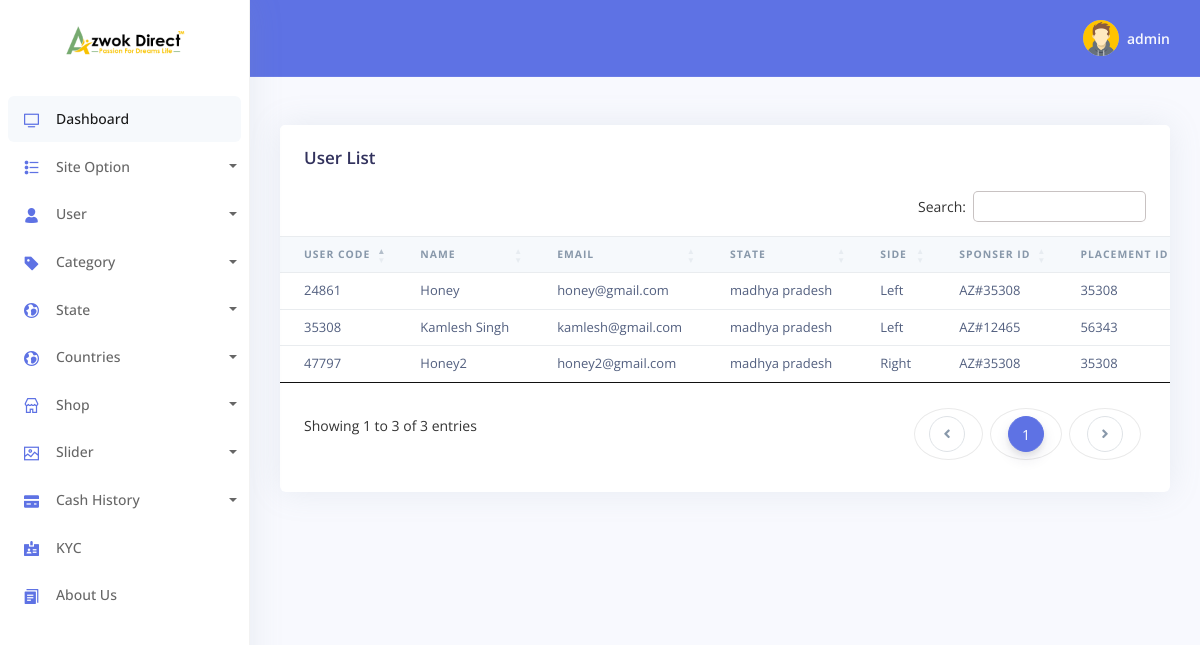
The app's page /admin/Team.php?did=56343 (signed in) with its own data.
### tables this page shows
CREATE TABLE `tbl_logo` (
  `id` int NOT NULL,
  `logo` varchar(240) NOT NULL,
  `front` varchar(240) NOT NULL
);

CREATE TABLE `tbl_users` (
  `uid` int NOT NULL,
  `customId` varchar(240) DEFAULT NULL,
  `name` varchar(240) NOT NULL,
  `email` varchar(240) NOT NULL,
  `mobile` varchar(240) DEFAULT NULL,
  `address` varchar(240) DEFAULT NULL,
  `nominee` varchar(240) DEFAULT NULL,
  `relation` varchar(240) DEFAULT NULL,
  `password` varchar(240) NOT NULL,
  `pin` varchar(240) NOT NULL DEFAULT '0',
  `state` varchar(240) NOT NULL,
  `country` varchar(200) NOT NULL,
  `sponserId` varchar(240) NOT NULL DEFAULT '1',
  `placementId` varchar(240) NOT NULL DEFAULT '0',
  `side` varchar(240) NOT NULL DEFAULT '1',
  `rightSide` varchar(240) NOT NULL DEFAULT '0',
  `leftSide` varchar(240) NOT NULL DEFAULT '0',
  `leftCount` int NOT NULL DEFAULT '0',
  `rightCount` int NOT NULL DEFAULT '0',
  `blance` varchar(240) NOT NULL DEFAULT '0',
  `regDate` datetime DEFAULT CURRENT_TIMESTAMP,
  `status` varchar(240) NOT NULL DEFAULT '0',
  `eligible` int NOT NULL DEFAULT '0',
  `birth` varchar(240) DEFAULT NULL,
  `selfPurches` varchar(240) DEFAULT NULL,
  `gender` varchar(240) NOT NULL
);

### config/Functions.php (called while the page is built, shortened)
<?php
     class Functions{
          public $host=	DB_HOST;
		public $user=	DB_USER;
		public $pass=	DB_PASS;
          public $name= 	DB_NAME;
          public $link;
          public function dbConnect(){
               $this->link= new mysqli($this->host,$this->user,$this->pass,$this->name);
          }
          public function select($query){
               $exicute=$this->link->query($query) or die(mysqli_error($this->link));
               if($exicute->num_rows>0){
                    return $exicute;
               }else{
                    return false;
               }
          }
     }

### Classes/admin/Siteinfo.php (called while the page is built, shortened)
<?php
     class Siteinfo{
             private $db;
             public function __construct(){
                  $this->db=new Functions();
             }
          public function getLogo(){
               $query="SELECT * from tbl_logo";
               $exicute=$this->db->select($query);
               if($exicute){
                    return $exicute;
                }else{
                     return false;
                }
          }
     }

### Classes/admin/User.php (the view, shortened to what this page needs)
<?php
     class User{
             private $db;
             public function __construct(){
                  $this->db=new Functions();
             }
                   public function myTeam($log_id){
               $query="SELECT * FROM tbl_users where customId='$log_id'";
                $exicute=$this->db->select($query);
                if($exicute){
                     $value=$exicute->fetch_assoc();
                }
                $lft=$value['leftSide'];
                if($lft!=0){
                     $sql="select * from tbl_users where customId='$lft'";
                     $exicute2=$this->db->select($sql);
                     if($exicute2){
                          $vl=$exicute2->fetch_assoc();
                     }
                     echo '<tr>
                          <td>'.$vl["customId"].'</td>
                          <td>'.$vl["name"].'</td>
                          <td>'.$vl["email"].'</td>
                          <td>'.$vl["state"].'</td>
                          <td>Left</td>
                          <td>AZ#'.$vl["sponserId"].'</td>
                          <td>'.$vl["placementId"].'</td>
                     </tr>';
                }
               $rt =$value['rightSide'];
                if($rt!=0){
                    $sql2="select * from tbl_users where customId='$rt'";
                     $exicute3=$this->db->select($sql2);
                    if($exicute3){
                         $vl2=$exicute3->fetch_assoc();
                    }
                   echo '<tr>
                          <td>'.$vl2["customId"].'</td>
                          <td>'.$vl2["name"].'</td>
                          <td>'.$vl2["email"].'</td>
                          <td>'.$vl2["state"].'</td>
                          <td>Right</td>
                          <td>AZ#'.$vl2["sponserId"].'</td>
                          <td>'.$vl2["placementId"].'</td>
                     </tr>';
               }
                if($lft!=0){
                     $b=$value['leftSide'];
                     $this->myTeam($b);
                }
     }
     }

### admin/template/sidebar.php (shortened to what this page needs)
<body>
  <nav class="sidenav navbar navbar-vertical  fixed-left  navbar-expand-xs navbar-light bg-white" id="sidenav-main">
    <div class="scrollbar-inner">
      <div class="sidenav-header  align-items-center">
        <a class="navbar-brand" href="../index.php">
          <?php
            $result=$site->getLogo();
            if($result){
              while($value=$result->fetch_assoc()){
          ?>
          <img src="<?php echo $value['logo'];?>" class="navbar-brand-img" alt="...">
          <?php }}?>
        </a>
      </div>
      <div class="navbar-inner">
        <div class="collapse navbar-collapse" id="sidenav-collapse-main">
          <ul class="navbar-nav">
            <li class="nav-item">
              <a class="nav-link active" href="dashboard.php">
                <i class="ni ni-tv-2 text-primary"></i>
                <span class="nav-link-text">Dashboard</span>
              </a>
            </li>
            <li class="nav-item">
              <a href="#" class="dropdown-toggle nav-link" id="ddlmenuItem" data-toggle="dropdown"><i class="ni ni-bullet-list-67 text-primary"></i>Site Option</a>
            </li>
            <li class="nav-item">
            <a href="#" class="dropdown-toggle nav-link" id="ddlmenuItem" data-toggle="dropdown"><i class="ni ni-single-02 text-primary"></i>User</a>
          </li>
            <li class="nav-item">
                <a href="#" class="dropdown-toggle nav-link" id="ddlmenuItem" data-toggle="dropdown"><i class="ni ni-tag text-primary"></i>Category</a>
            </li>
            <li class="nav-item">
            <a href="#" class="dropdown-toggle nav-link" id="ddlmenuItem" data-toggle="dropdown"><i class="ni ni-world text-primary"></i>State</a>
          </li>
          <li class="nav-item">
            <a href="#" class="dropdown-toggle nav-link" id="ddlmenuItem" data-toggle="dropdown"><i class="ni ni-world text-primary"></i>Countries</a>
          </li>
            <li class="nav-item">
              <a href="#" class="dropdown-toggle nav-link" id="ddlmenuItem" data-toggle="dropdown"><i class="ni ni-shop text-primary"></i>Shop</a>
            </li>
            <li class="nav-item">
              <a href="#" class="dropdown-toggle nav-link" id="ddlmenuItem" data-toggle="dropdown"><i class="ni ni-image text-primary"></i>Slider</a>
            </li>
            <li class="nav-item">
              <a href="#" class="dropdown-toggle nav-link" id="ddlmenuItem" data-toggle="dropdown"><i class="ni ni-credit-card text-primary"></i>Cash History</a>
            </li>
            <li class="nav-item">
              <a class="nav-link" href="kyc.php">
                <i class="ni ni-badge text-primary"></i>
                <span class="nav-link-collection">KYC</span>
              </a>
            </li>
            <li class="nav-item">
              <a class="nav-link" href="About.php">
                <i class="ni ni-single-copy-04 text-primary"></i>
                <span class="nav-link-collection">About Us</span>
              </a>
            </li>
          </ul>
        </div>
      </div>
    </div>
  </nav>

### assets/css/style.css (style rules this page uses)
body { background: #f7f7f7; }
* { padding: 0; margin:0; }
ul li { position: relative; }

### records on screen
tbl_logo: logo (picture)
tbl_users: customId "35308", name "Kamlesh Singh", email "kamlesh@gmail.com", state "madhya pradesh", sponserId "12465", placementId "56343"
tbl_users: customId "24861", name "Honey", email "honey@gmail.com", state "madhya pradesh", sponserId "35308", placementId "35308"
tbl_users: customId "47797", name "Honey2", email "honey2@gmail.com", state "madhya pradesh", sponserId "35308", placementId "35308"

### other values on screen
Session::get('admin') "admin"
